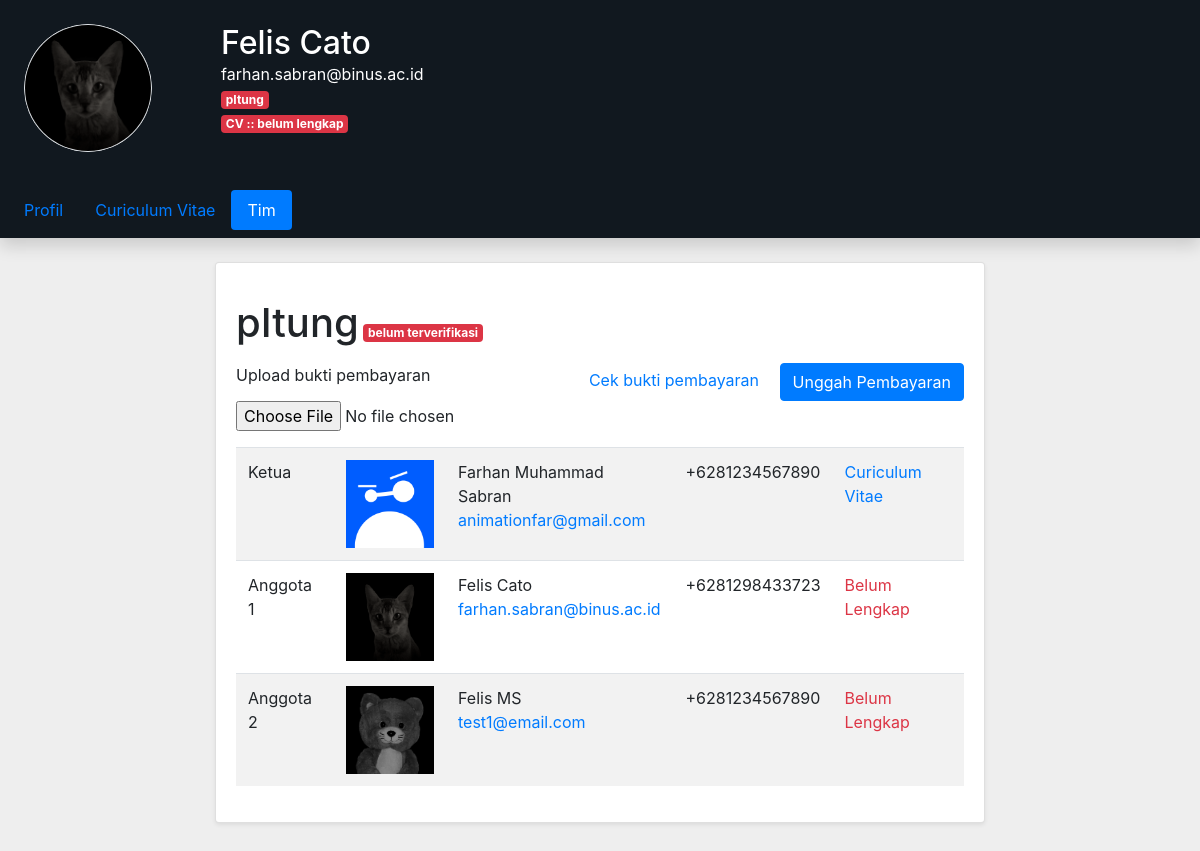
The page /user/team.php (signed in) on the database its author committed.
### tables this page shows
CREATE TABLE `teams` (
  `id` int(11) NOT NULL,
  `nama` tinytext NOT NULL,
  `ketua` text NOT NULL,
  `anggota1` text NOT NULL,
  `anggota2` text NOT NULL,
  `pembayaran` tinytext DEFAULT NULL,
  `verifikasi` tinyint(1) NOT NULL DEFAULT 0
);

CREATE TABLE `users` (
  `id` smallint(6) NOT NULL,
  `nama` text NOT NULL,
  `foto` tinytext NOT NULL,
  `email` text NOT NULL,
  `tanggal_lahir` date NOT NULL,
  `line` tinytext NOT NULL,
  `telepon` tinytext NOT NULL,
  `cv` tinytext DEFAULT NULL,
  `passhash` text NOT NULL
);

### login.api.php (called while the page is built, shortened)
<?php
    function holdQuotes($str){
        $str = str_replace("\\", "\\\\", $str);
        $str = str_replace("'",  "\'", $str);
        $str = str_replace("\"", "\\\"", $str);
        $str = str_replace("`",  "\`", $str);
        return $str;
    }
    $db = new mysqli($db_servername, $db_username, $db_password, $db_dbname);
    function getUserInfo($email){
        global $db;
        $email = holdQuotes($email);
        $req1 = $db->query("SELECT * FROM `users` WHERE `email` = '$email'");
        if($req1->num_rows == 1){
            return $req1->fetch_assoc();
        }else if($req1->num_rows == 0){
            return false;
        }else{
            throw new Exception("account-conflict");
        }
    }
    function getCurrentUser($refresh=false){
        if(isset($_SESSION["user"])){
            return $_SESSION["user"];
        }else{
            setcookie('u_sess', null, -1, '/');
            session_destroy();
            return false;
        }
    }
?>

### init.php (called while the page is built, shortened)
<?php
    include __DIR__ . "/config.php";
    include $root_path . "/login.api.php";
    include $root_path . "/team.api.php";
    $current_user = getCurrentUser(false);
    if($current_user) $team = checkUserTeam($current_user["email"]);
?>

### team.api.php (called while the page is built, shortened)
<?php
    function checkUserTeam($email){
        global $db;
        $email = holdQuotes($email);
        $req1 = $db->query("SELECT * FROM `teams` WHERE `ketua`='$email' OR `anggota1`='$email' OR `anggota2`='$email'");
        if($req1->num_rows == 1){
            return $req1->fetch_assoc();
        }else if($req1->num_rows == 0){
            return false;
        }else{
            throw new Exception("team-conflict");
        }
    }
?>

### user/team.php (the view, shortened to what this page needs)
<?php
    include __DIR__ . "/../init.php";
?>
<!DOCTYPE html>
<html lang="en">
<head>
    <link rel="stylesheet" href="https://cdn.jsdelivr.net/npm/bootstrap@4.5.3/dist/css/bootstrap.min.css">
</head>
<body class="p-0 m-0" style="background:#eeeeee;">
    <div class="shadow w-100 text-left" style="background:#11181f;">
        <div class="p-4">
            <div class="row">
                <div class="col-12 col-sm-4 col-md-3 col-lg-2">
                    <div class="rounded-circle border d-inline-block overflow-hidden" style="width:8em; height:8em; background:#eeeeee;">
                        <img src="../foto/<?= $current_user["foto"] ?>" style="width:calc(100% + 2px); margin:-1px;"></img>
                    </div>
                </div>
                <div class="col text-white">
                    <h2 class="m-0 p-0"><?= htmlentities($current_user["nama"], ENT_QUOTES) ?></h2>
                    <span><?= htmlentities($current_user["email"], ENT_QUOTES) ?></span>
                    <?php if($team){ ?><p class="p-0 m-0">
                        <?php if($team["verifikasi"]){ ?><span class="badge badge-primary"><?= $team["nama"] ?></span>
                        <?php }else{ ?><span class="badge badge-danger"><?= $team["nama"] ?></span><?php } ?>
                    </p><?php } ?>
                    <p class="p-0 m-0">
                        <?php if(!$current_user["cv"]){ ?><span class="badge badge-danger">CV :: belum lengkap</span><?php } ?>
                    </p>
                </div>
            </div>
        </div>
        <div class="p-2">
            <ul class="nav nav-pills">
                <li class="nav-item"><a class="nav-link" href="profile.php">Profil</a></li>
                <li class="nav-item"><a class="nav-link" href="cv.php">Curiculum Vitae</a></li>
                <li class="nav-item"><a class="nav-link active" href="team.php">Tim</a></li>
            </ul>
        </div>
    </div>
    <div class="pt-4 text-center pb-4">
        <div class="d-inline-block col-11 col-lg-8 text-left">
        <?php if(!$team){ ?>
            <div class="card w-100 d-inline-block shadow-sm mb-4">
                <div class="card-body">
                    <form id="frGroups" class="clearfix" action="team.php" method="POST" enctype="application/x-www-form-urlencoded">
                        <p>Buat kelompok baru</p>
                        <div class="form-group mw-100" style="width:20em;">
                            <input type="text" class="form-control" name="name" id="" placeholder="Nama Kelompok">
                        </div>
                        <div class="mb-3"></div>
                        <div class="form-group">
                            <label for="">Email Ketua</label>
                            <input type="email" class="form-control" name="ketua" id="" placeholder="">
                        </div>
                        <div class="form-group">
                            <label for="">Email Anggota 1</label>
                            <input type="email" class="form-control" name="anggota1" id="" placeholder="">
                        </div>
                        <div class="form-group">
                            <label for="">Email Anggota 2</label>
                            <input type="email" class="form-control" name="anggota2" id="" placeholder="">
                        </div>
                        <div class="clearfix">
                            <button type="submit" class="btn btn-primary float-right" name="buat" value="true">Buat</button>
                        </div>
                    </form>
                </div>
            </div>
        <?php }else{
                $ketua = getUserInfo($team["ketua"]);
                $anggota1 = getUserInfo($team["anggota1"]);
                $anggota2 = getUserInfo($team["anggota2"]);
        ?>
            <div class="card w-100 d-inline-block shadow-sm mb-4">
                <div class="card-body">
                    <p><h1 class="d-inline"><?= $team["nama"] ?></h1> <span class="badge badge-danger">belum terverifikasi</span></p>
                    <div class="mb-3">
                        <form action="team.php" class="" method="post" enctype="multipart/form-data">
                            <div class="float-right">
                                <?php if($team["pembayaran"]){ ?><a target="_blank" class="d-inline-block" href="../pembayaran/<?= $team["pembayaran"] ?>" role="button">Cek bukti pembayaran</a><?php } ?>
                                <button type="submit" class="btn btn-primary ml-3" name="bayar" value="true">Unggah Pembayaran</button>
                            </div>
                            <div class="form-group">
                                <label for="">Upload bukti pembayaran</label>
                                <input type="file" class="form-control-file" name="pembayaran" accept="image/*">
                            </div>
                        </form>
                    </div>
                    <table class="table table-striped">
                        <tbody>
                            <tr>
                                <td scope="row">Ketua</td>
                                <td style="width:7em;"><img class="w-100" src="../foto/<?= $ketua["foto"] ?>" /></td>
                                <td>
                                    <?= $ketua["nama"] ?><br />
                                    <a href="user.php?tim=ketua" target="_blank"><?= $ketua["email"] ?></a>
                                </td>
                                <td><?= $ketua["telepon"] ?></td>
                                <td><?php if($ketua["cv"]){ ?><a href="../cv/<?= $ketua["cv"] ?>">Curiculum Vitae</a><?php }else{ ?><span class="text-danger">Belum Lengkap</span><?php } ?></td>
                            </tr>
                            <tr>
                                <td scope="row">Anggota 1</td>
                                <td style="width:7em;"><img class="w-100" src="../foto/<?= $anggota1["foto"] ?>" /></td>
                                <td>
                                    <?= $anggota1["nama"] ?><br />
                                    <a href="user.php?tim=anggota1" target="_blank"><?= $anggota1["email"] ?></a>
                                </td>
                                <td><?= $anggota1["telepon"] ?></td>
                                <td><?php if($anggota1["cv"]){ ?><a href="../cv/<?= $anggota1["cv"] ?>">Curiculum Vitae</a><?php }else{ ?><span class="text-danger">Belum Lengkap</span><?php } ?></td>
                            </tr>
                            <tr>
                                <td scope="row">Anggota 2</td>
                                <td style="width:7em;"><img class="w-100" src="../foto/<?= $anggota2["foto"] ?>" /></td>
                                <td>
                                    <?= $anggota2["nama"] ?><br />
                                    <a href="user.php?tim=anggota2" target="_blank"><?= $anggota2["email"] ?></a>
                                </td>
                                <td><?= $anggota2["telepon"] ?></td>
                                <td><?php if($anggota2["cv"]){ ?><a href="../cv/<?= $anggota2["cv"] ?>">Curiculum Vitae</a><?php }else{ ?><span class="text-danger">Belum Lengkap</span><?php } ?></td>
                            </tr>
                        </tbody>
                    </table>
                </div>
            </div>
        <?php } ?>
        </div>
    </div>
</body>
</html>

### rows shown on the page
teams: nama "pItung"
users: foto (picture), nama "Farhan Muhammad Sabran", email "animationfar@gmail.com", telepon "+6281234567890"
users: foto (picture), nama "Felis Cato", email "farhan.sabran@binus.ac.id", telepon "+6281298433723"
users: foto (picture), nama "Felis MS", email "test1@email.com", telepon "+6281234567890"

### other values the page prints
$current_user["nama"] "Felis Cato"
$current_user["email"] "farhan.sabran@binus.ac.id"
